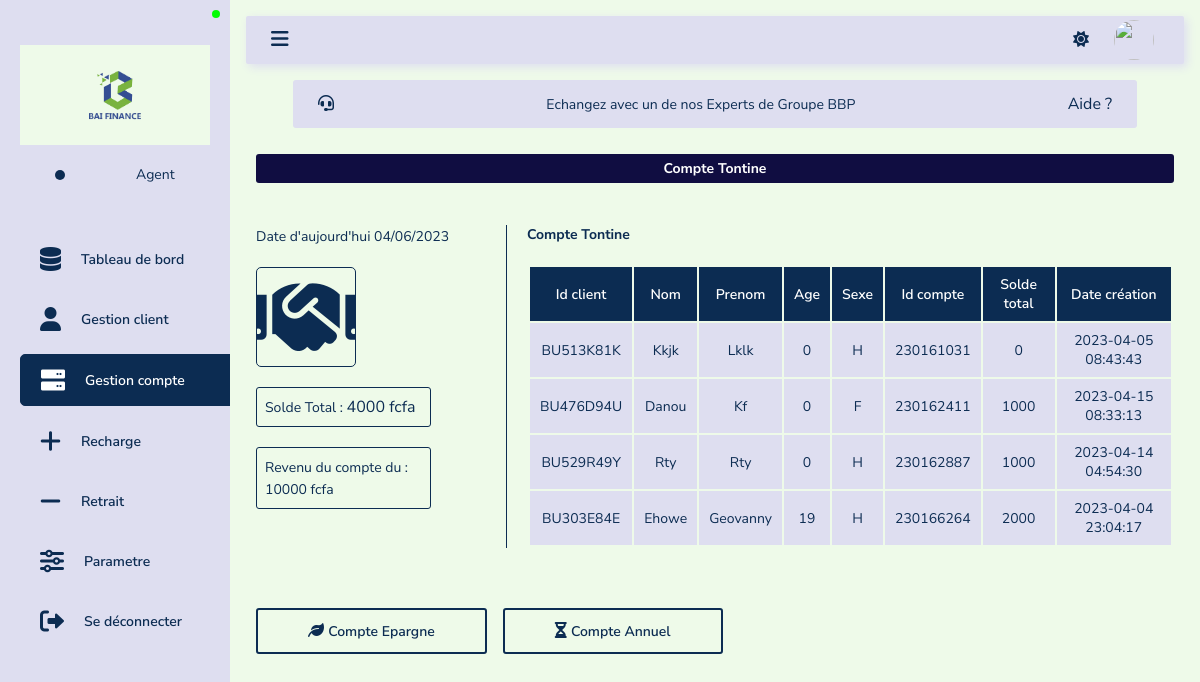
/admin/pages/tontine.php (signed in), run on the app's committed database.
### tables this page shows
CREATE TABLE `compte` (
  `IDCPTE` varchar(9) NOT NULL,
  `IDAG` varchar(9) NOT NULL,
  `IDCLT` varchar(9) NOT NULL,
  `IDTY_CPTE` varchar(9) NOT NULL,
  `TYPE` varchar(15) NOT NULL,
  `SOLDE` int(30) DEFAULT NULL,
  `DATECREATE` datetime NOT NULL
);

CREATE TABLE `client` (
  `IDCLT` varchar(9) NOT NULL,
  `NOM` varchar(30) NOT NULL,
  `PRENOM` varchar(20) DEFAULT NULL,
  `SEXE` varchar(1) NOT NULL,
  `DATENAIS` date NOT NULL,
  `LIEUNAIS` varchar(20) NOT NULL,
  `PROFESSION` varchar(20) NOT NULL,
  `VILLE` varchar(25) NOT NULL,
  `QUARTIER` varchar(25) DEFAULT NULL,
  `TEL` varchar(13) NOT NULL,
  `EMAIL` varchar(30) DEFAULT NULL,
  `PASS` varchar(65) NOT NULL,
  `ETATCPTE` varchar(12) NOT NULL,
  `DATECREAT` datetime NOT NULL,
  `PROFIL` mediumblob DEFAULT NULL
);

### admin/pages/tontine.php (the view, shortened to what this page needs)
<?php
require_once '../include/authentification.php';
?>
<!DOCTYPE html>
<html lang="fr">
<head>
    <?php
    require_once '../include/head.php';
    ?>
    <link rel="stylesheet" href="../../style/formHeader.css">
    <link rel="stylesheet" href="../styles/epargne.css">
</head>
<body>
    <div class="Top">
        <?php
        require_once '../include/navigation.php';
        ?>
        <div class="Main">
            <?php
            require_once '../include/topbar.php';
            ?>
            <div class="Middle__help">
                <div class="Help__img">
                    <i class="fa-solid fa-headset"></i>
                </div>
                <div class="Help__content">
                    <p>Echangez avec un de nos Experts de Groupe BBP</p>
                </div>
                <div class="Help__link">
                    <a href="">Aide ?</a>
                </div>
            </div>
            <div class="Form__container content__padding">
                <div class="Form">
                    <div class="Form__header">
                        <div class="Title">
                            <h3>Compte Tontine</h3>
                        </div>
                    </div>
                    <form class="Add__scrollY" action="" method="POST">
                        <div class="Info_cpte">
                            <div class="General">
                                <div class="Date_cpte">
                                    <?php
                                    $DtNow = date('d/m/Y');
                                    ?>
                                    <span>Date d'aujourd'hui <?php echo $DtNow; ?></span>
                                </div>
                                <div class="Details_cpte">
                                    <div class="Logo_cpte">
                                        <i class="fa-solid fa-handshake"></i>
                                    </div>
                                    <div class="Name_cpte">
                                        <span>Solde Total : </span>
                                        <?php
                                        $CheckTotal = $database->query("SELECT SUM(SOLDE) FROM `compte`,`client` WHERE compte.IDCLT = client.IDCLT AND IDCPTE LIKE '2%' ");
                                        if ($CheckTotal->rowCount() > 0) {
                                            while ($DataTotal = $CheckTotal->fetch()) {
                                                echo $DataTotal['SUM(SOLDE)'];
                                            }
                                        } else {
                                            echo  0;
                                        }
                                        ?>
                                        fcfa
                                    </div>
                                    <div class="Gain_cpte">
                                        <span>Revenu du compte du : </span>
                                        <span>10000 fcfa</span>
                                    </div>
                                </div>
                            </div>
                            <div class="Detail">
                                <div class="Title">
                                    <h3>Compte Tontine</h3>
                                </div>
                                <div class="RecentOrders">
                                    <table>
                                        <thead>
                                            <tr>
                                                <td>Id client</td>
                                                <td>Nom</td>
                                                <td>Prenom</td>
                                                <td>Age</td>
                                                <td>Sexe</td>
                                                <td>Id compte</td>
                                                <td>Solde total</td>
                                                <td>Date création</td>
                                            </tr>
                                        </thead>
                                        <tbody>
                                            <?php
                                            $Checkcpt = $database->query("SELECT * FROM `compte`,`client` WHERE compte.IDCLT = client.IDCLT AND IDCPTE LIKE '2%' ");
                                            if ($Checkcpt->rowCount() > 0) {
                                                while ($Datacpt = $Checkcpt->fetch()) {
                                                    if (substr($Datacpt['IDCPTE'], 0, 3) == '230') {
                                                        $TmpDate = substr($Datacpt['DATENAIS'], 0, 4);
                                                        $DateNow = date('Y');
                                                        $Age = strval($DateNow) - strval($TmpDate)
                                            ?>
                                                        <tr>
                                                            <td><?php echo $Datacpt['IDCLT']; ?></td>
                                                            <td><?php echo $Datacpt['NOM']; ?></td>
                                                            <td><?php echo $Datacpt['PRENOM']; ?></td>
                                                            <td><?php echo $Age; ?></td>
                                                            <td><?php echo $Datacpt['SEXE']; ?></td>
                                                            <td><?php echo $Datacpt['IDCPTE']; ?></td>
                                                            <td><?php echo $Datacpt['SOLDE']; ?></td>
                                                            <td><?php echo $Datacpt['DATECREATE']; ?></td>
                                                        </tr>
                                                <?php
                                                    }
                                                }
                                            } else {
                                                ?>
                                                <p>Aucun client</p>
                                            <?php
                                            }
                                            ?>
                                        </tbody>
                                    </table>
                                </div>
                            </div>
                        </div>
                        <div class="Login__button">
                            <a href="epargne.php">
                                <i class="fa-solid fa-leaf"></i>
                                <span>Compte Epargne</span>
                            </a>
                            <a href="annuel.php">
                                <i class="fa-solid fa-hourglass-2"></i>
                                <span>Compte Annuel</span>
                            </a>
                        </div>
                    </form>
                </div>
            </div>
        </div>
    </div>
</body>
</html>

### style/plugins.css (style rules this page uses)
* { padding: 0; margin: 0; box-sizing: border-box; text-decoration: none; list-style: none; font-family: 'Nunito Sans', sans-serif; }
:root { --bg-primary: #dedef0; --bg-50: #eefae9; --color-1: #0c2c52; --color-2: #f3f3f3; --color-3: #100d41; --color-4: #0c2c52; --color-5: #ffffff; --color-6: #ffffff31; --color-switch: #fff; --color-switch2: #fff; --color-switch3: #fff; --white : #0c2c52; --bg-header: #e1e1e1; --color-btn: #100d41; --color-input: #0c2c52; --color-hover: #0d1a247c; --border-color-1: #687b96; --border-color-2: #3b5246; --border-color-3: #b99797; --border-color-4: #606677; --border-color-5: #c4b2a4; --border-color-6: #c2a8c0; --box-call-color: #3b3a3a; --msg-succes: rgb(43, 124, 54); --msg-error: rgb(223, 35, 35); --f-weight-bd: 700; --f-weight-sm: 600; --size-icon-md: 1.5rem; --size-md: 1rem; --size-md-2: 14px; --size-sm: .5rem; }

### style/topbar.css (style rules this page uses)
.Main { position: relative; left: 230px; background: var(--bg-50); width: calc(100% - 230px); min-height: 100vh !important; padding: 1rem; transition: 1s; }
.Middle__help { position: relative; display: flex; justify-content: space-between; padding: 0 25px; place-items: center; text-align: center; margin: 0 auto; width: 90%; height: 3rem; background: var(--bg-primary); border-radius: 3px; }
.Middle__help a { position: relative; color: var(--color-4); }
.Help__img, .Help__content { color: var(--color-4); }

### style/bottom_bar.css (style rules this page uses)
@media screen and (max-width: 1462px) { .Login__button { margin-bottom: 20px; } }

### style/formHeader.css (style rules this page uses)
.Form__header { position: relative; display: flex; justify-content: space-around; place-items: center; padding: 5px 0; margin: 0 20px; background: var(--bg-primary); border-radius: 3px; }
.Form__header .Title { position: relative; display: flex; font-size: var(--size-md-2); }
.Form__header .Title h3 { color: var(--color-5); }
.Form__container { display: flex; width: 100%; height: 87vh; margin-top: 1rem; }
.Form { position: relative; width: 100%; display: flex; flex-direction: column; gap: 2rem; padding-top: 10px !important; border-radius: 3px; }
.Form__header { position: relative; display: flex; justify-content: space-around; place-items: center; padding: 5px 0; margin: 0 10px; background: var(--color-3); border-radius: 3px; }
.Login__button { position: relative; display: flex; gap: var(--size-md); }
.Login__button a, .Login__button button { border: 2px solid var(--color-4); color: var(--color-4); background: transparent; padding: 10px 50px; border-radius: 3px; text-align: center; font-weight: var(--f-weight-sm); transition: 0.5s; cursor: pointer; }

### data on the page
compte: IDCLT.IDCLT "BU513K81K", IDCLT.NOM "Kkjk", IDCLT.PRENOM "Lklk", IDCLT.DATENAIS "0", IDCLT.SEXE "H", IDCPTE "230161031", SOLDE "0", DATECREATE "2023-04-05 08:43:43"
compte: IDCLT.IDCLT "BU476D94U", IDCLT.NOM "Danou", IDCLT.PRENOM "Kf", IDCLT.DATENAIS "0", IDCLT.SEXE "F", IDCPTE "230162411", SOLDE "1000", DATECREATE "2023-04-15 08:33:13"
compte: IDCLT.IDCLT "BU529R49Y", IDCLT.NOM "Rty", IDCLT.PRENOM "Rty", IDCLT.DATENAIS "0", IDCLT.SEXE "H", IDCPTE "230162887", SOLDE "1000", DATECREATE "2023-04-14 04:54:30"
compte: IDCLT.IDCLT "BU303E84E", IDCLT.NOM "Ehowe", IDCLT.PRENOM "Geovanny", IDCLT.DATENAIS "19", IDCLT.SEXE "H", IDCPTE "230166264", SOLDE "2000", DATECREATE "2023-04-04 23:04:17"

### other printed values
$DataTotal['SUM(SOLDE)'] "4000"
